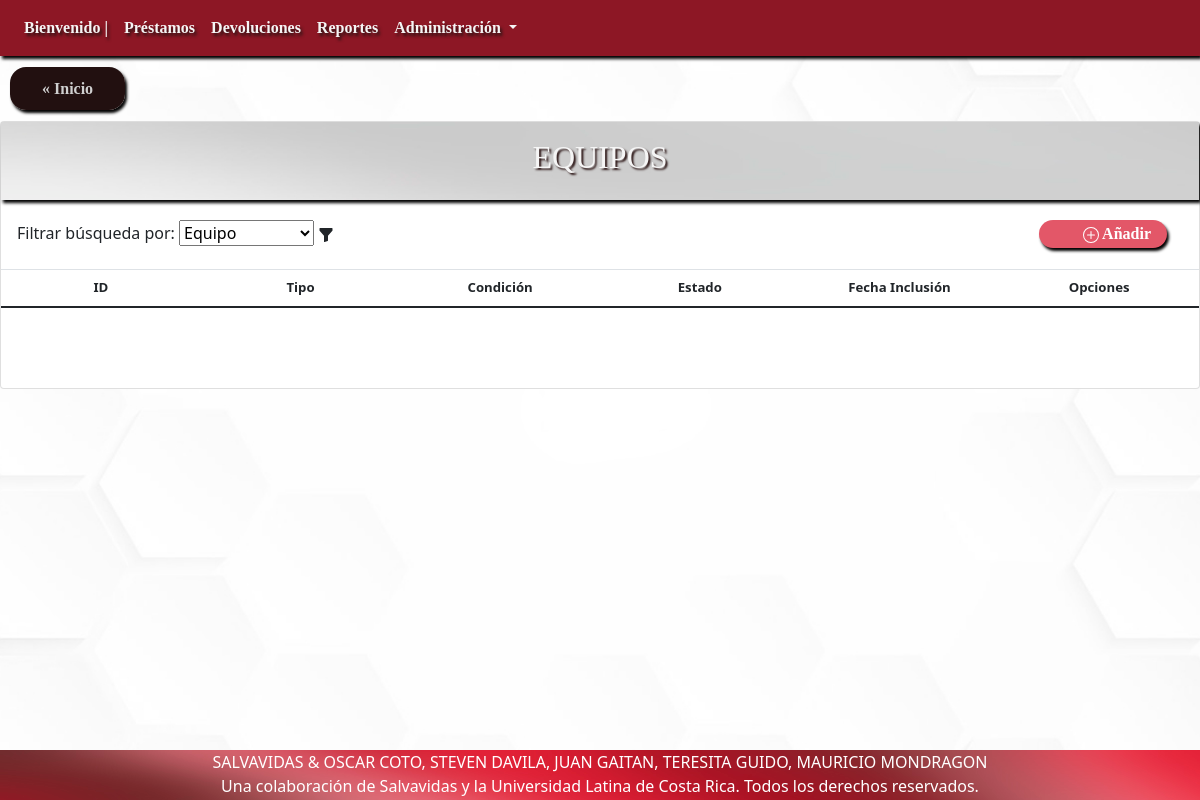
Page /?c=detalleAllEquipo on the earlier database version.
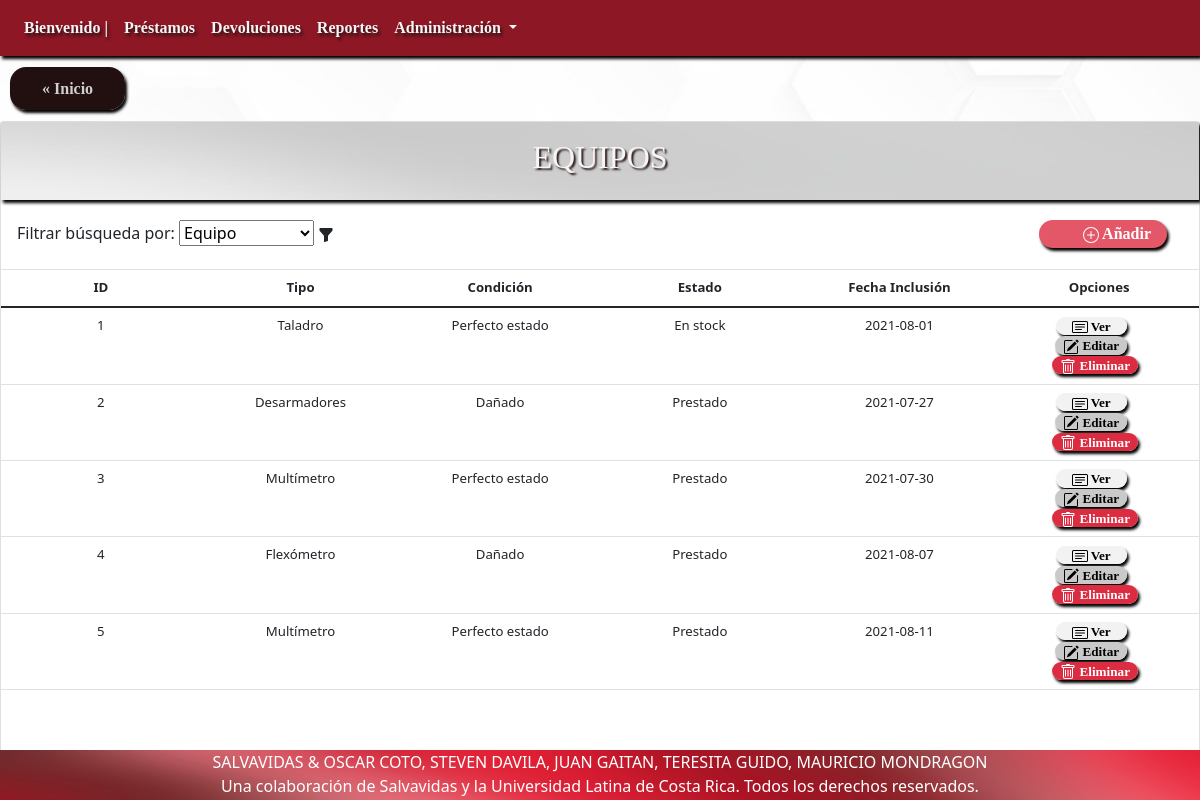
Same page on the later database version.
### tables this page shows
CREATE TABLE `equipo` (
  `idEquipo` varchar(25) NOT NULL,
  `idTipoEquipo` varchar(25) NOT NULL,
  `idCondicionActual` int(11) NOT NULL,
  `idEstadoInventario` int(11) NOT NULL,
  `fechaInclusion` date DEFAULT current_timestamp()
);

CREATE TABLE `tipoequipo` (
  `idTipoEquipo` varchar(25) NOT NULL,
  `nombreTipoEquipo` varchar(50) NOT NULL,
  `descripcionTipoEquipo` varchar(100) DEFAULT NULL,
  `marcaTipoEquipo` varchar(50) DEFAULT NULL,
  `existenciaMinima` int(11) NOT NULL
);

CREATE TABLE `condicionactual` (
  `idCondicionActual` int(11) NOT NULL,
  `descripcionCondicionActual` varchar(50) DEFAULT NULL
);

CREATE TABLE `estadoinventario` (
  `idEstadoInventario` int(11) NOT NULL,
  `descripcionEstadoInventario` varchar(50) DEFAULT NULL
);

### controller/detalleAllEquipo.php (called while the page is built, shortened)
<?php
include 'model/Equipo.php';
$Equipo = new Equipo();
    $allEquipo = $Equipo->seleccionarAllEquipo();
    $TipoEquipo = new TipoEquipo();
    $allTipoEquipo = $TipoEquipo->seleccionarAllTipoEquipo();
    $EstadoInventario = new EstadoInventario();
    $allEstadoInventario = $EstadoInventario->seleccionarAllEstadoInventario();
    $CondicionActual = new CondicionActual();
    $allCondicionActual = $CondicionActual->seleccionarAllCondicionActual();
    include 'view/verAllEquipo.php';

### model/Equipo.php (called while the page is built, shortened)
<?php
include_once "model/TipoEquipo.php";
include_once "model/CondicionActual.php";
include_once "model/EstadoInventario.php";
class Equipo
{
  public function __construct(
    $pidEquipo = "",
    $pidTipoEquipo = "",
    $pidCondicionActual = "",
    $pidEstadoInventario = "",
    $pfechaInclusion = ""
  ) {
    $this->idEquipo = $pidEquipo;
    $this->idTipoEquipo = $pidTipoEquipo;
    $this->idCondicionActual = $pidCondicionActual;
    $this->idEstadoInventario = $pidEstadoInventario;
    $this->fechaInclusion = $pfechaInclusion;
  }
  function seleccionarAllEquipo(){
    $query = "SELECT * FROM equipo";
    $pdo = new Connection();
    $pdo = $pdo->open();
    $result = $pdo->query($query);
    $rows = [];
    foreach ($result->fetchAll() as $row) {
        $rows[] = new Equipo($row['idEquipo'], $row['idTipoEquipo'],$row['idCondicionActual'],$row['idEstadoInventario'],$row['fechaInclusion']);
    }
    return $rows;
  }
}

### model/TipoEquipo.php (called while the page is built, shortened)
<?php
class TipoEquipo
{
  public function __construct(
    $pidTipoEquipo = "",
    $pnombreTipoEquipo = "",
    $pdescripcionTipoEquipo = "",
    $pmarcaTipoEquipo = "",
    $pexistenciaMinima = ""
  ) {
    $this->idTipoEquipo = $pidTipoEquipo;
    $this->nombreTipoEquipo = $pnombreTipoEquipo;
  }
  function seleccionarAllTipoEquipo(){
    $query = "SELECT * FROM tipoequipo";
    $pdo = new Connection();
    $pdo = $pdo->open();
    $result = $pdo->query($query);
    $rows = [];
    foreach ($result->fetchAll() as $row) {
        $rows[] = new TipoEquipo($row['idTipoEquipo'], $row['nombreTipoEquipo'],$row['descripcionTipoEquipo'],$row['marcaTipoEquipo'],$row['existenciaMinima']);
    }
    return $rows;
  }
}

### model/CondicionActual.php (called while the page is built, shortened)
<?php
class CondicionActual
{
  public function __construct($idCondicionActual = "", $descripcionCondicionActual = "") {
    $this->idCondicionActual = $idCondicionActual;
    $this->descripcionCondicionActual = $descripcionCondicionActual;
  }
  function seleccionarAllCondicionActual(){
    $query = "SELECT * FROM condicionactual";
    $pdo = new Connection();
    $pdo = $pdo->open();
    $result = $pdo->query($query);
    $rows = [];
    foreach ($result->fetchAll() as $row) {
        $rows[] = new CondicionActual($row['idCondicionActual'], $row['descripcionCondicionActual']);
    }
    return $rows;
  }
}

### model/EstadoInventario.php (called while the page is built, shortened)
<?php
class EstadoInventario
{
  public function __construct($idEstadoInventario = "", $descripcionEstadoInventario = "") {
    $this->idEstadoInventario = $idEstadoInventario;
    $this->descripcionEstadoInventario = $descripcionEstadoInventario;
  }
  function seleccionarAllEstadoInventario(){
    $query = "SELECT * FROM estadoinventario";
    $pdo = new Connection();
    $pdo = $pdo->open();
    $result = $pdo->query($query);
    $rows = [];
    foreach ($result->fetchAll() as $row) {
        $rows[] = new EstadoInventario($row['idEstadoInventario'], $row['descripcionEstadoInventario']);
    }
    return $rows;
  }
}

### view/verAllEquipo.php (the view, shortened to what the changed rows need)
<div class="card" id="ListaCompleta">
    <div class="card-title">
        <h2> EQUIPOS </h2>
    </div>
    <table class="table">
        <thead>
            <tr>
                <th scope="col">ID</th>
                <th scope="col">Tipo</th>
                <th scope="col">Condición</th>
                <th scope="col">Estado</th>
                <th scope="col">Fecha Inclusión</th>
                <th scope="col">Opciones</th>
            </tr>
        </thead>
        <tbody>
        <?php
        foreach ($allEquipo as $value) {
        ?>
            <tr>
                <td><?php echo $value->idEquipo; ?></td>
                <?php foreach ($allTipoEquipo as $tipo) { if ($value->idTipoEquipo == $tipo->idTipoEquipo) {?>
                    <td><?php echo $tipo->nombreTipoEquipo; ?></td>
                <?php } } ?>
                <?php foreach ($allCondicionActual as $condicion) { if ($value->idCondicionActual == $condicion->idCondicionActual) { ?>
                    <td><?php echo $condicion->descripcionCondicionActual; ?></td>
                <?php } } ?>
                <?php foreach ($allEstadoInventario as $estado) {
                    if ($value->idEstadoInventario == $estado->idEstadoInventario) { ?>
                    <td><?php echo $estado->descripcionEstadoInventario; ?></td>
                <?php } } ?>
                <td><?php echo $value->fechaInclusion; ?></td>
                <td>
                <a class="ver" id="ver" href="?c=detalleEquipo&idEquipo=<?php echo $value->idEquipo; ?>">
                 Ver
                </a>
                <br>
                <a class="editar" id="editar" href="?c=actualizarEquipo&idEquipo=<?php echo $value->idEquipo; ?>">
                 Editar
                </a>
                <br>
                <a class="eliminar" id="eliminar" href="?c=eliminarEquipo&idEquipo=<?php echo $value->idEquipo; ?>">
                 Eliminar
                </a>
                </td>
            </tr>
        <?php } ?>
        </tbody>
    </table>
</div>

Differences in the rows shown:
added equipo: idEquipo "1", fechaInclusion "2021-08-01"
added tipoequipo: nombreTipoEquipo "Taladro", shown under "1"
added condicionactual: descripcionCondicionActual "Perfecto estado"
added estadoinventario: descripcionEstadoInventario "En stock", shown under "1"
added equipo: idEquipo "2", fechaInclusion "2021-07-27"
added tipoequipo: nombreTipoEquipo "Desarmadores", shown under "2"
added condicionactual: descripcionCondicionActual "Dañado"
added estadoinventario: descripcionEstadoInventario "Prestado"
added equipo: idEquipo "3", fechaInclusion "2021-07-30"
added tipoequipo: nombreTipoEquipo "Multímetro"
added equipo: idEquipo "4", fechaInclusion "2021-08-07"
added tipoequipo: nombreTipoEquipo "Flexómetro", shown under "4"
added equipo: idEquipo "5", fechaInclusion "2021-08-11"
